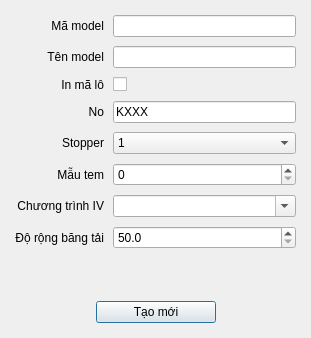
<?xml version="1.0" encoding="UTF-8"?>
<ui version="4.0">
 <class>NewModelDialog</class>
 <widget class="QDialog" name="NewModelDialog">
  <property name="geometry">
   <rect>
    <x>0</x>
    <y>0</y>
    <width>311</width>
    <height>338</height>
   </rect>
  </property>
  <property name="windowTitle">
   <string>Tạo model</string>
  </property>
  <layout class="QGridLayout" name="gridLayout_2">
   <property name="leftMargin">
    <number>15</number>
   </property>
   <property name="topMargin">
    <number>15</number>
   </property>
   <property name="rightMargin">
    <number>15</number>
   </property>
   <property name="bottomMargin">
    <number>15</number>
   </property>
   <property name="spacing">
    <number>9</number>
   </property>
   <item row="2" column="0">
    <widget class="XLabel" name="label_6">
     <property name="text">
      <string>In mã lô</string>
     </property>
     <property name="alignment">
      <set>Qt::AlignmentFlag::AlignRight|Qt::AlignmentFlag::AlignTrailing|Qt::AlignmentFlag::AlignVCenter</set>
     </property>
    </widget>
   </item>
   <item row="0" column="0">
    <widget class="XLabel" name="label_2">
     <property name="text">
      <string>Mã model</string>
     </property>
     <property name="alignment">
      <set>Qt::AlignmentFlag::AlignRight|Qt::AlignmentFlag::AlignTrailing|Qt::AlignmentFlag::AlignVCenter</set>
     </property>
    </widget>
   </item>
   <item row="4" column="1">
    <widget class="XComboBox" name="cbxStopper">
     <item>
      <property name="text">
       <string>1</string>
      </property>
     </item>
     <item>
      <property name="text">
       <string>2</string>
      </property>
     </item>
     <item>
      <property name="text">
       <string>3</string>
      </property>
     </item>
    </widget>
   </item>
   <item row="4" column="0">
    <widget class="XLabel" name="label_5">
     <property name="text">
      <string>Stopper</string>
     </property>
     <property name="alignment">
      <set>Qt::AlignmentFlag::AlignRight|Qt::AlignmentFlag::AlignTrailing|Qt::AlignmentFlag::AlignVCenter</set>
     </property>
    </widget>
   </item>
   <item row="0" column="1">
    <widget class="XLineEdit" name="txtModelCode"/>
   </item>
   <item row="9" column="0" colspan="2">
    <layout class="QHBoxLayout" name="horizontalLayout">
     <item>
      <spacer name="horizontalSpacer">
       <property name="orientation">
        <enum>Qt::Orientation::Horizontal</enum>
       </property>
       <property name="sizeHint" stdset="0">
        <size>
         <width>40</width>
         <height>20</height>
        </size>
       </property>
      </spacer>
     </item>
     <item>
      <widget class="XPushButton" name="btnCreate">
       <property name="enabled">
        <bool>true</bool>
       </property>
       <property name="minimumSize">
        <size>
         <width>120</width>
         <height>0</height>
        </size>
       </property>
       <property name="text">
        <string>Tạo mới</string>
       </property>
      </widget>
     </item>
     <item>
      <spacer name="horizontalSpacer_2">
       <property name="orientation">
        <enum>Qt::Orientation::Horizontal</enum>
       </property>
       <property name="sizeHint" stdset="0">
        <size>
         <width>40</width>
         <height>20</height>
        </size>
       </property>
      </spacer>
     </item>
    </layout>
   </item>
   <item row="7" column="0">
    <widget class="XLabel" name="label_4">
     <property name="text">
      <string>Độ rộng băng tải</string>
     </property>
     <property name="alignment">
      <set>Qt::AlignmentFlag::AlignRight|Qt::AlignmentFlag::AlignTrailing|Qt::AlignmentFlag::AlignVCenter</set>
     </property>
    </widget>
   </item>
   <item row="5" column="0">
    <widget class="XLabel" name="label_7">
     <property name="text">
      <string>Mẫu tem</string>
     </property>
     <property name="alignment">
      <set>Qt::AlignmentFlag::AlignRight|Qt::AlignmentFlag::AlignTrailing|Qt::AlignmentFlag::AlignVCenter</set>
     </property>
    </widget>
   </item>
   <item row="1" column="1">
    <widget class="XLineEdit" name="txtModelName"/>
   </item>
   <item row="8" column="1">
    <spacer name="verticalSpacer">
     <property name="orientation">
      <enum>Qt::Orientation::Vertical</enum>
     </property>
     <property name="sizeHint" stdset="0">
      <size>
       <width>20</width>
       <height>40</height>
      </size>
     </property>
    </spacer>
   </item>
   <item row="2" column="1">
    <widget class="XCheckBox" name="chxPrintLo">
     <property name="text">
      <string/>
     </property>
    </widget>
   </item>
   <item row="3" column="0">
    <widget class="XLabel" name="label_3">
     <property name="text">
      <string>No</string>
     </property>
     <property name="alignment">
      <set>Qt::AlignmentFlag::AlignRight|Qt::AlignmentFlag::AlignTrailing|Qt::AlignmentFlag::AlignVCenter</set>
     </property>
    </widget>
   </item>
   <item row="7" column="1">
    <widget class="XDoubleSpinBox" name="spxCvWidth">
     <property name="decimals">
      <number>1</number>
     </property>
     <property name="minimum">
      <double>50.000000000000000</double>
     </property>
     <property name="maximum">
      <double>300.000000000000000</double>
     </property>
     <property name="singleStep">
      <double>0.100000000000000</double>
     </property>
    </widget>
   </item>
   <item row="3" column="1">
    <widget class="XLineEdit" name="txtModelNo">
     <property name="text">
      <string>KXXX</string>
     </property>
    </widget>
   </item>
   <item row="1" column="0">
    <widget class="XLabel" name="label">
     <property name="text">
      <string>Tên model</string>
     </property>
     <property name="alignment">
      <set>Qt::AlignmentFlag::AlignRight|Qt::AlignmentFlag::AlignTrailing|Qt::AlignmentFlag::AlignVCenter</set>
     </property>
    </widget>
   </item>
   <item row="6" column="0">
    <widget class="XLabel" name="label_8">
     <property name="text">
      <string>Chương trình IV</string>
     </property>
     <property name="alignment">
      <set>Qt::AlignmentFlag::AlignRight|Qt::AlignmentFlag::AlignTrailing|Qt::AlignmentFlag::AlignVCenter</set>
     </property>
    </widget>
   </item>
   <item row="6" column="1">
    <widget class="XComboBox" name="cbxIV">
     <property name="editable">
      <bool>true</bool>
     </property>
    </widget>
   </item>
   <item row="5" column="1">
    <widget class="XSpinBox" name="spxDesign">
     <property name="maximum">
      <number>1999</number>
     </property>
    </widget>
   </item>
  </layout>
 </widget>
 <customwidgets>
  <customwidget>
   <class>XLabel</class>
   <extends>QLabel</extends>
   <header>XLabel.h</header>
  </customwidget>
  <customwidget>
   <class>XLineEdit</class>
   <extends>QLineEdit</extends>
   <header>XLineEdit.h</header>
  </customwidget>
  <customwidget>
   <class>XPushButton</class>
   <extends>QPushButton</extends>
   <header>XPushButton.h</header>
  </customwidget>
  <customwidget>
   <class>XCheckBox</class>
   <extends>QCheckBox</extends>
   <header>XCheckBox.h</header>
  </customwidget>
  <customwidget>
   <class>XComboBox</class>
   <extends>QComboBox</extends>
   <header>XComboBox.h</header>
  </customwidget>
  <customwidget>
   <class>XSpinBox</class>
   <extends>QSpinBox</extends>
   <header>XSpinBox.h</header>
  </customwidget>
  <customwidget>
   <class>XDoubleSpinBox</class>
   <extends>QDoubleSpinBox</extends>
   <header>XDoubleSpinBox.h</header>
  </customwidget>
 </customwidgets>
 <resources/>
 <connections/>
</ui>
